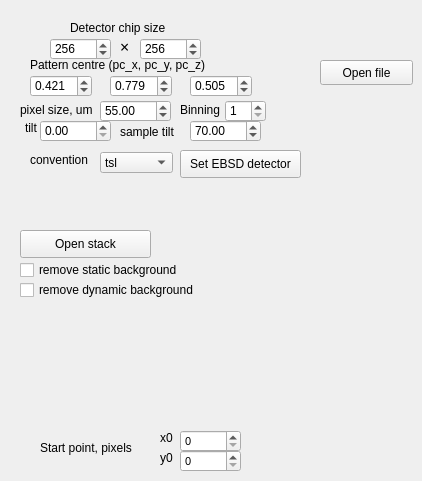
       <widget class="QWidget" name="tab_3">
        <attribute name="title">
         <string>---</string>
        </attribute>
        <widget class="QPushButton" name="pushButton_set_EBSD_detector">
         <property name="geometry">
          <rect>
           <x>180</x>
           <y>150</y>
           <width>121</width>
           <height>28</height>
          </rect>
         </property>
         <property name="text">
          <string>Set EBSD detector</string>
         </property>
        </widget>
        <widget class="QSpinBox" name="spinBox_chip_pixels_x">
         <property name="geometry">
          <rect>
           <x>50</x>
           <y>38</y>
           <width>61</width>
           <height>22</height>
          </rect>
         </property>
         <property name="maximum">
          <number>5000</number>
         </property>
         <property name="value">
          <number>256</number>
         </property>
        </widget>
        <widget class="QDoubleSpinBox" name="doubleSpinBox_pc_x">
         <property name="geometry">
          <rect>
           <x>30</x>
           <y>75</y>
           <width>62</width>
           <height>22</height>
          </rect>
         </property>
         <property name="decimals">
          <number>3</number>
         </property>
         <property name="value">
          <double>0.421000000000000</double>
         </property>
        </widget>
        <widget class="QDoubleSpinBox" name="doubleSpinBox_sample_tilt">
         <property name="geometry">
          <rect>
           <x>190</x>
           <y>120</y>
           <width>71</width>
           <height>22</height>
          </rect>
         </property>
         <property name="value">
          <double>70.000000000000000</double>
         </property>
        </widget>
        <widget class="QLabel" name="label_46">
         <property name="geometry">
          <rect>
           <x>25</x>
           <y>120</y>
           <width>41</width>
           <height>16</height>
          </rect>
         </property>
         <property name="text">
          <string>tilt</string>
         </property>
        </widget>
        <widget class="QDoubleSpinBox" name="doubleSpinBox_pc_y">
         <property name="geometry">
          <rect>
           <x>110</x>
           <y>75</y>
           <width>62</width>
           <height>22</height>
          </rect>
         </property>
         <property name="decimals">
          <number>3</number>
         </property>
         <property name="value">
          <double>0.779000000000000</double>
         </property>
        </widget>
        <widget class="QLabel" name="label_43">
         <property name="geometry">
          <rect>
           <x>30</x>
           <y>55</y>
           <width>201</width>
           <height>20</height>
          </rect>
         </property>
         <property name="text">
          <string>Pattern centre (pc_x, pc_y, pc_z)</string>
         </property>
        </widget>
        <widget class="QLabel" name="label_48">
         <property name="geometry">
          <rect>
           <x>30</x>
           <y>152</y>
           <width>71</width>
           <height>16</height>
          </rect>
         </property>
         <property name="text">
          <string>convention</string>
         </property>
        </widget>
        <widget class="QLabel" name="label_42">
         <property name="geometry">
          <rect>
           <x>70</x>
           <y>20</y>
           <width>111</width>
           <height>16</height>
          </rect>
         </property>
         <property name="text">
          <string>Detector chip size</string>
         </property>
        </widget>
        <widget class="QSpinBox" name="spinBox_chip_pixels_y">
         <property name="geometry">
          <rect>
           <x>140</x>
           <y>38</y>
           <width>61</width>
           <height>22</height>
          </rect>
         </property>
         <property name="maximum">
          <number>5000</number>
         </property>
         <property name="value">
          <number>256</number>
         </property>
        </widget>
        <widget class="QDoubleSpinBox" name="doubleSpinBox_detector_pixel_size">
         <property name="geometry">
          <rect>
           <x>100</x>
           <y>100</y>
           <width>71</width>
           <height>22</height>
          </rect>
         </property>
         <property name="value">
          <double>55.000000000000000</double>
         </property>
        </widget>
        <widget class="QDoubleSpinBox" name="doubleSpinBox_pc_z">
         <property name="geometry">
          <rect>
           <x>190</x>
           <y>75</y>
           <width>62</width>
           <height>22</height>
          </rect>
         </property>
         <property name="decimals">
          <number>3</number>
         </property>
         <property name="value">
          <double>0.505000000000000</double>
         </property>
        </widget>
        <widget class="QDoubleSpinBox" name="doubleSpinBox_detector_tilt">
         <property name="geometry">
          <rect>
           <x>40</x>
           <y>120</y>
           <width>71</width>
           <height>22</height>
          </rect>
         </property>
         <property name="value">
          <double>0.000000000000000</double>
         </property>
        </widget>
        <widget class="QLabel" name="label_44">
         <property name="geometry">
          <rect>
           <x>180</x>
           <y>102</y>
           <width>51</width>
           <height>16</height>
          </rect>
         </property>
         <property name="text">
          <string>Binning</string>
         </property>
        </widget>
        <widget class="QLabel" name="label_41">
         <property name="geometry">
          <rect>
           <x>120</x>
           <y>38</y>
           <width>20</width>
           <height>16</height>
          </rect>
         </property>
         <property name="font">
          <font>
           <family>Arial Black</family>
           <pointsize>12</pointsize>
          </font>
         </property>
         <property name="text">
          <string>×</string>
         </property>
        </widget>
        <widget class="QLabel" name="label_47">
         <property name="geometry">
          <rect>
           <x>120</x>
           <y>124</y>
           <width>71</width>
           <height>16</height>
          </rect>
         </property>
         <property name="text">
          <string>sample tilt</string>
         </property>
        </widget>
        <widget class="QLabel" name="label_45">
         <property name="geometry">
          <rect>
           <x>20</x>
           <y>102</y>
           <width>81</width>
           <height>16</height>
          </rect>
         </property>
         <property name="text">
          <string>pixel size, um</string>
         </property>
        </widget>
        <widget class="QSpinBox" name="spinBox_binning">
         <property name="geometry">
          <rect>
           <x>225</x>
           <y>100</y>
           <width>41</width>
           <height>22</height>
          </rect>
         </property>
         <property name="minimum">
          <number>1</number>
         </property>
         <property name="maximum">
          <number>100000</number>
         </property>
         <property name="value">
          <number>1</number>
         </property>
        </widget>
        <widget class="QComboBox" name="comboBox_convention">
         <property name="geometry">
          <rect>
           <x>100</x>
           <y>152</y>
           <width>73</width>
           <height>21</height>
          </rect>
         </property>
         <item>
          <property name="text">
           <string>tsl</string>
          </property>
         </item>
         <item>
          <property name="text">
           <string>bruker</string>
          </property>
         </item>
        </widget>
        <widget class="QCheckBox" name="checkBox_remove_dynamic_background">
         <property name="geometry">
          <rect>
           <x>20</x>
           <y>280</y>
           <width>191</width>
           <height>20</height>
          </rect>
         </property>
         <property name="text">
          <string>remove dynamic background</string>
         </property>
        </widget>
        <widget class="QPushButton" name="pushButton_open_stack">
         <property name="geometry">
          <rect>
           <x>20</x>
           <y>230</y>
           <width>131</width>
           <height>28</height>
          </rect>
         </property>
         <property name="text">
          <string>Open stack</string>
         </property>
        </widget>
        <widget class="QCheckBox" name="checkBox_remove_static_background">
         <property name="geometry">
          <rect>
           <x>20</x>
           <y>260</y>
           <width>181</width>
           <height>20</height>
          </rect>
         </property>
         <property name="text">
          <string>remove static background</string>
         </property>
        </widget>
        <widget class="QPushButton" name="pushButton_open_file">
         <property name="geometry">
          <rect>
           <x>320</x>
           <y>60</y>
           <width>93</width>
           <height>25</height>
          </rect>
         </property>
         <property name="text">
          <string>Open file</string>
         </property>
        </widget>
        <widget class="QLabel" name="label_38">
         <property name="geometry">
          <rect>
           <x>40</x>
           <y>440</y>
           <width>101</width>
           <height>16</height>
          </rect>
         </property>
         <property name="text">
          <string>Start point, pixels</string>
         </property>
        </widget>
        <widget class="QLabel" name="label_40">
         <property name="geometry">
          <rect>
           <x>160</x>
           <y>450</y>
           <width>31</width>
           <height>16</height>
          </rect>
         </property>
         <property name="text">
          <string>y0</string>
         </property>
        </widget>
        <widget class="QLabel" name="label_39">
         <property name="geometry">
          <rect>
           <x>160</x>
           <y>430</y>
           <width>31</width>
           <height>16</height>
          </rect>
         </property>
         <property name="text">
          <string>x0</string>
         </property>
        </widget>
        <widget class="QSpinBox" name="spinBox_y0">
         <property name="geometry">
          <rect>
           <x>180</x>
           <y>450</y>
           <width>61</width>
           <height>22</height>
          </rect>
         </property>
         <property name="font">
          <font>
           <pointsize>8</pointsize>
          </font>
         </property>
         <property name="maximum">
          <number>5000</number>
         </property>
        </widget>
        <widget class="QSpinBox" name="spinBox_x0">
         <property name="geometry">
          <rect>
           <x>180</x>
           <y>430</y>
           <width>61</width>
           <height>22</height>
          </rect>
         </property>
         <property name="font">
          <font>
           <pointsize>8</pointsize>
          </font>
         </property>
         <property name="maximum">
          <number>5000</number>
         </property>
        </widget>
       </widget>
